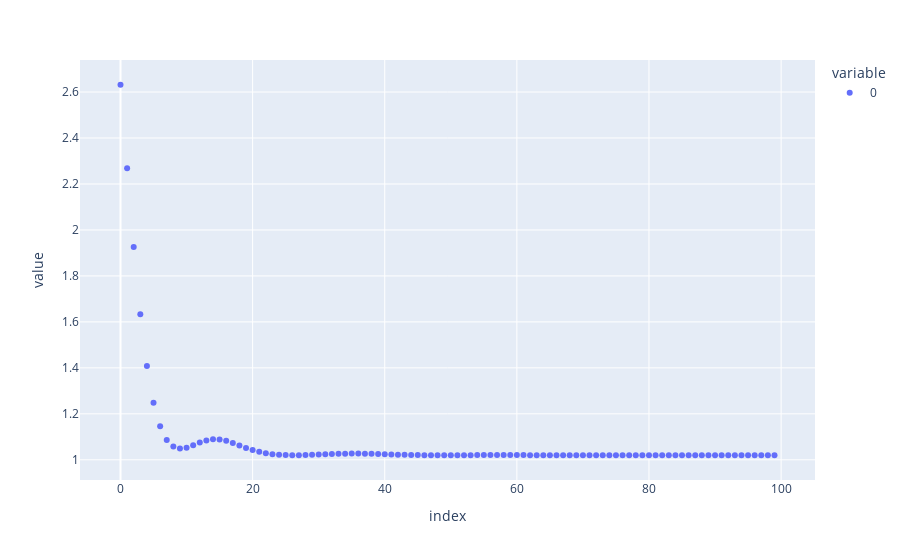

Write notebook code for a chart like this one.
### Code cell
px.scatter(losses)

### Figure 1 — Plotly figure (JSON) as saved in the notebook; plotly's stock layout.template omitted (floating-point values rounded to 4 significant figures)
{"data": [{"hovertemplate": "variable=0<br>index=%{x}<br>value=%{y}<extra></extra>", "legendgroup": "0", "marker": {"color": "#636efa", "symbol": "circle"}, "mode": "markers", "name": "0", "orientation": "v", "showlegend": true, "type": "scatter", "x": [0, 1, 2, 3, 4, 5, 6, 7, 8, 9, 10, 11, 12, 13, 14, 15, 16, 17, 18, 19, 20, 21, 22, 23, 24, 25, 26, 27, 28, 29, 30, 31, 32, 33, 34, 35, 36, 37, 38, 39, 40, 41, 42, 43, 44, 45, 46, 47, 48, 49, 50, 51, 52, 53, 54, 55, 56, 57, 58, 59, 60, 61, 62, 63, 64, 65, 66, 67, 68, 69, 70, 71, 72, 73, 74, 75, 76, 77, 78, 79, 80, 81, 82, 83, 84, 85, 86, 87, 88, 89, 90, 91, 92, 93, 94, 95, 96, 97, 98, 99], "xaxis": "x", "y": [2.632, 2.268, 1.925, 1.633, 1.408, 1.249, 1.146, 1.087, 1.058, 1.049, 1.053, 1.063, 1.075, 1.085, 1.089, 1.089, 1.083, 1.073, 1.063, 1.052, 1.042, 1.035, 1.029, 1.025, 1.022, 1.02, 1.02, 1.02, 1.021, 1.021, 1.023, 1.024, 1.025, 1.026, 1.027, 1.027, 1.027, 1.026, 1.026, 1.025, 1.024, 1.023, 1.022, 1.022, 1.021, 1.021, 1.02, 1.02, 1.02, 1.02, 1.02, 1.02, 1.02, 1.02, 1.02, 1.02, 1.021, 1.021, 1.021, 1.021, 1.02, 1.02, 1.02, 1.02, 1.02, 1.02, 1.02, 1.02, 1.02, 1.02, 1.02, 1.02, 1.02, 1.02, 1.02, 1.02, 1.02, 1.02, 1.02, 1.02, 1.02, 1.02, 1.02, 1.02, 1.02, 1.02, 1.02, 1.02, 1.02, 1.02, 1.02, 1.02, 1.02, 1.02, 1.02, 1.02, 1.02, 1.02, 1.02, 1.02], "yaxis": "y"}], "layout": {"legend": {"title": {"text": "variable"}, "tracegroupgap": 0}, "margin": {"t": 60}, "xaxis": {"anchor": "y", "domain": [0, 1], "title": {"text": "index"}}, "yaxis": {"anchor": "x", "domain": [0, 1], "title": {"text": "value"}}}}
